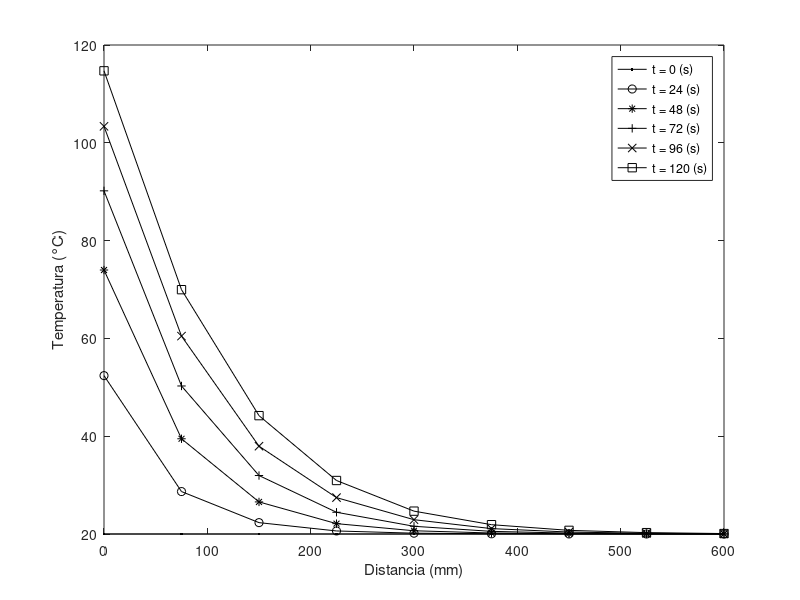
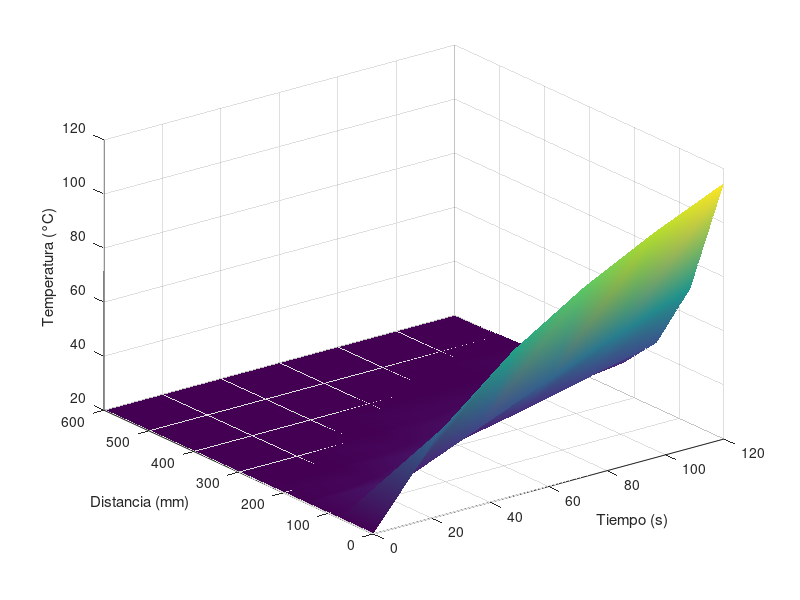

MATLAB code to generate these figures, in order:
function problema_12
% Para ser utilizado con el texto H. Jorquera y C. Gelmi "Métodos Numéricos
% Aplicados a Ingeniería: Casos de estudio en Ingeniería de Procesos usando
% MATLAB", Ediciones UC, 2014.
%
% Última revisión: 12/04/2024.

% Creación de la matriz A y su inversa
A = diag(4*ones(9,1))+diag(-1*ones(8,1),1)+diag(-1*ones(8,1),-1);
A(1,1) = 2;
Ainv = A^-1;
% Condición inicial
C = [76.1 40 40 40 40 40 40 40 60]';
% Recursión en el tiempo
for i = 1:5
    D(:,i) = Ainv*C;
    C = [56.1+D(1,i) 2*D(2:8,i)' 2*D(9,i)+20]';
end

% Gráfico 2-D
pos = 0:75:600; % mm
tpo = 0:24:120; % seg
C0 = 20*ones(9,1);
figure(1)
plot(pos,C0,'-k.',pos,D(:,1),'-ko',pos,D(:,2),'-k*',pos,D(:,3),'-k+',pos,...
    D(:,4),'-kx',pos,D(:,5),'-ks')
xlabel('Distancia (mm)')
ylabel('Temperatura (°C)')
legend('t = 0 (s)','t = 24 (s)','t = 48 (s)','t = 72 (s)','t = 96 (s)',...
    't = 120 (s)')

% Gráfico 3-D
figure(2)
surf(tpo,pos,[C0 D])
shading interp
xlabel('Tiempo (s)')
ylabel('Distancia (mm)')
zlabel('Temperatura (°C)')
